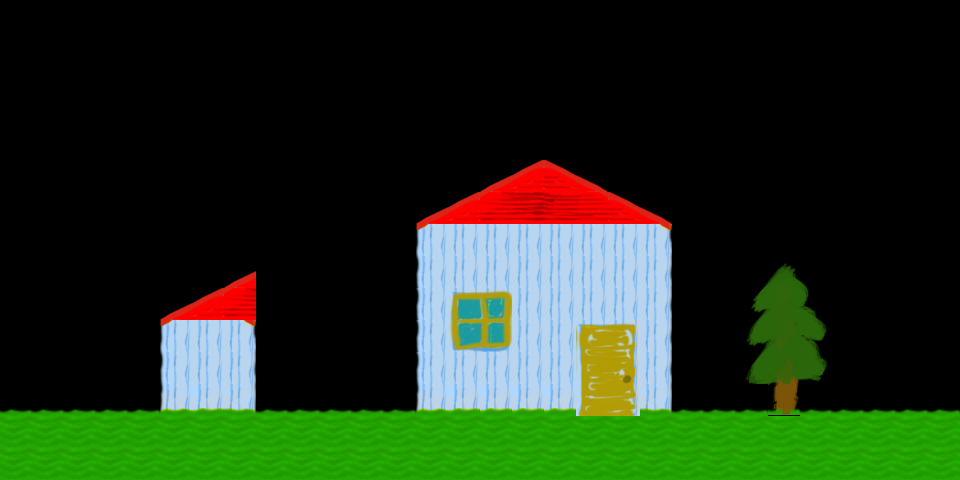

Below is a game level as drawn by its tile map, then a one-line description and the .tmx that defines it (tile-layer data replaced by summaries):
An orthogonal 30x15 tile map with 32x32 px tiles, 1 tile layer (Tile Layer 1).

<map version="1.0" orientation="orthogonal" renderorder="right-down" width="30" height="15" tilewidth="32" tileheight="32">
 <tileset firstgid="1" name="child" tilewidth="32" tileheight="32">
  <image source="../tile/child.png" width="480" height="480" />
 </tileset>
 <layer name="Tile Layer 1" width="30" height="15">
  <data>[450 cells, 164 non-empty, 44 distinct tile ids]</data>
 </layer>
</map>
